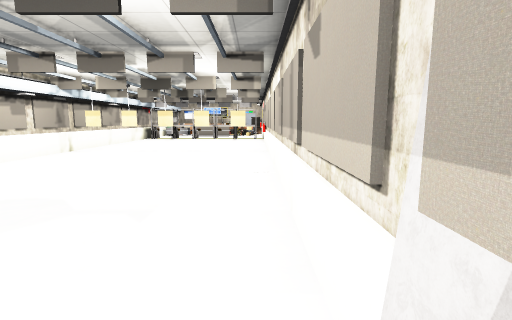
View 1 (above)

13 first-person views from a walk through a scene from a Unity 3-D project. The camera is 1.4 m above the floor, tilts 8° down and sees 85° across. The floor is counted in squares, 1 m on a side. Each view is taken from the middle of a square. On the plan, view 1 faces up. The plan holds only what a view shows up to about 14 squares ahead; the rest is blank. The place goes on beyond the plan. The player is left out.

View 2
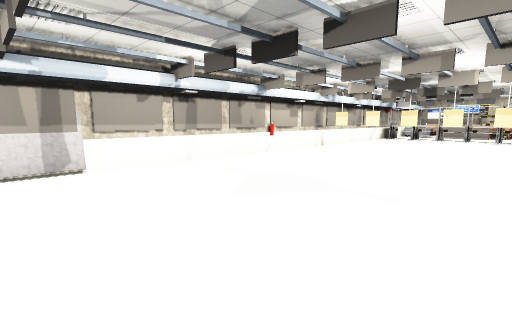

View 3
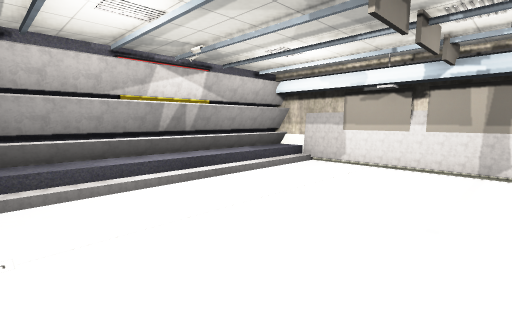

View 4
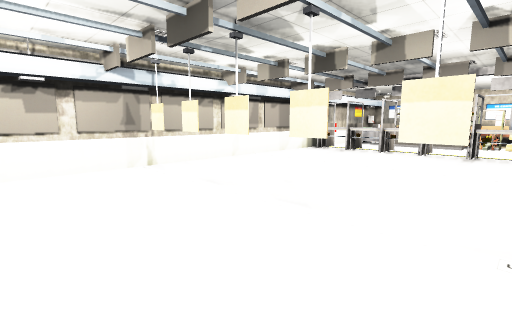

View 5
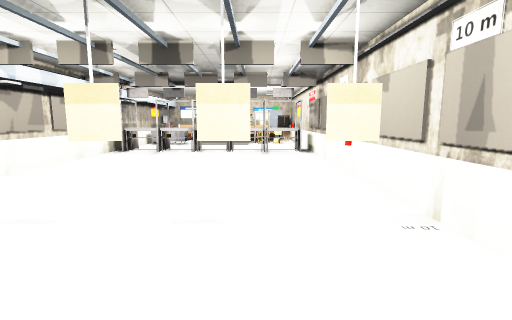

View 6
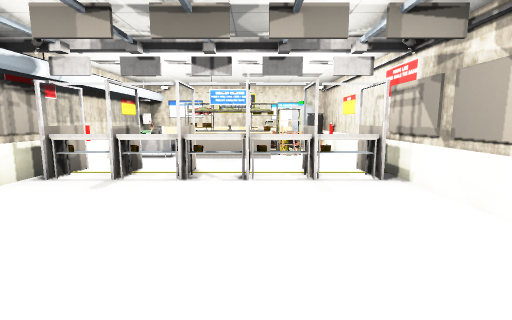

View 7
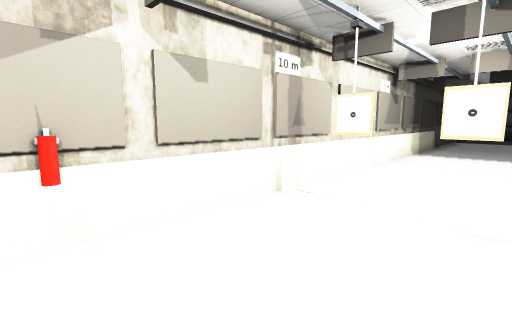

View 8
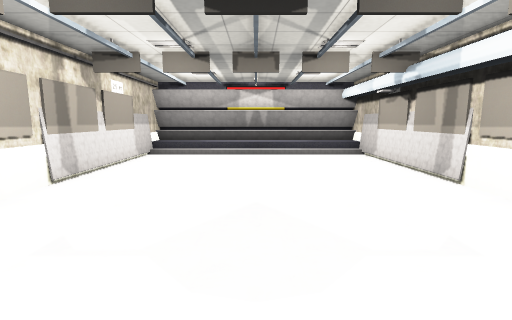

View 9
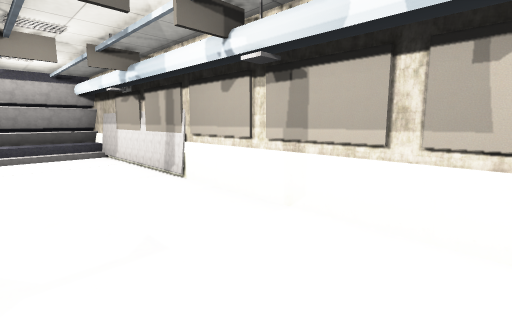

View 10
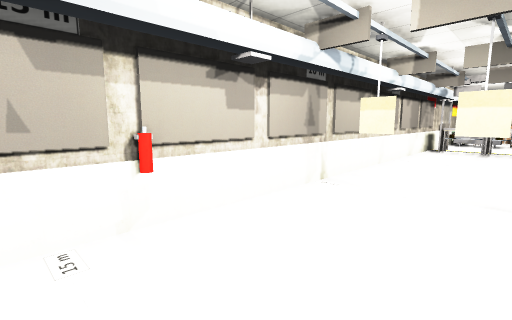

View 11
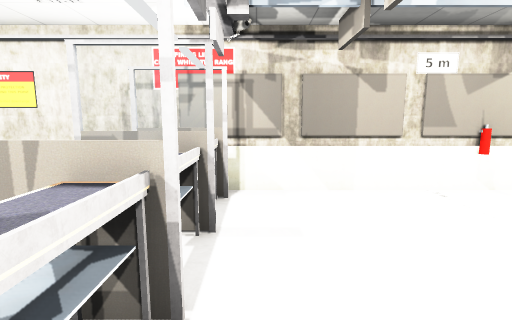

View 12
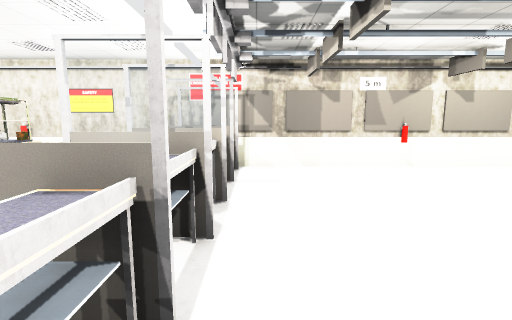

View 13
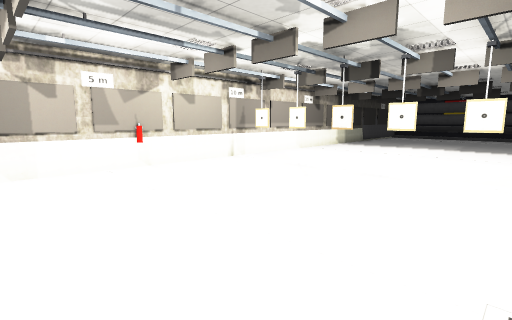

### Floor plan
Key: @ floor where view 1 was taken; # wall or solid block; . main floor; : floor 0.25 m higher than the main floor; / step, stairs or slope; = window, fence, low wall or low ledge; O other object.
Columns run from 9 left of view 1 to 1 right of it. Each row starts with its distance up from view 1.
 24 ##        #
 23 ##.=#.#=.=#
 22 ##OOOOOO ##
 21 #.........#
 20 #.........#
 19 #.........#
 18 #.........#
 17 #.........#
 16 #........O#
 15 #.........#
 14 #.........#
 13 #.........#
 12 #.#..#..#.#
 11 #.........#
 10 #.........#
  9 #.........#
  8 #O........#
  7 #.........#
  6 #.........#
  5 #.........#
  4 #.........#
  3 #.........#
  2 #.........#
  1 #.........#
  0 #........@#
 -1 #.........#
 -2 #.........#
 -3 #.........#
 -4 #.........#
 -5 #:////////#
 -6 ###########

Positions as (right, up) in squares from view 1, and headings:
1: (0, 0), facing up
2: (0, -1), facing up-left
3: (0, 1), facing down-left
4: (0, 9), facing up-left
5: (-2, 9), facing up
6: (-3, 15), facing up
7: (-3, 17), facing down-right
8: (-4, 7), facing down
9: (-5, 7), facing down-left
10: (-5, 7), facing up-left
11: (-5, 21), facing right
12: (-8, 21), facing right
13: (-8, 20), facing down-right
